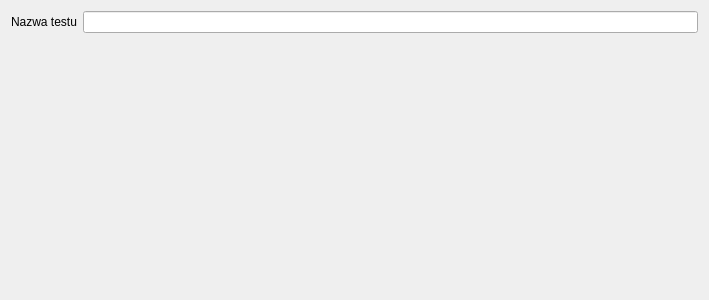
<?xml version="1.0" encoding="UTF-8"?>
<ui version="4.0">
 <class>NowyTest_1</class>
 <widget class="QDialog" name="NowyTest_1">
  <property name="geometry">
   <rect>
    <x>0</x>
    <y>0</y>
    <width>709</width>
    <height>300</height>
   </rect>
  </property>
  <property name="windowTitle">
   <string>Dodawanie nowego testu</string>
  </property>
  <layout class="QFormLayout" name="formLayout">
   <item row="0" column="0">
    <widget class="QLabel" name="label">
     <property name="text">
      <string>Nazwa testu</string>
     </property>
    </widget>
   </item>
   <item row="0" column="1">
    <widget class="QLineEdit" name="nameTest"/>
   </item>
   <item row="1" column="1">
    <spacer name="verticalSpacer">
     <property name="orientation">
      <enum>Qt::Vertical</enum>
     </property>
     <property name="sizeHint" stdset="0">
      <size>
       <width>292</width>
       <height>178</height>
      </size>
     </property>
    </spacer>
   </item>
  </layout>
 </widget>
 <resources/>
 <connections/>
</ui>
